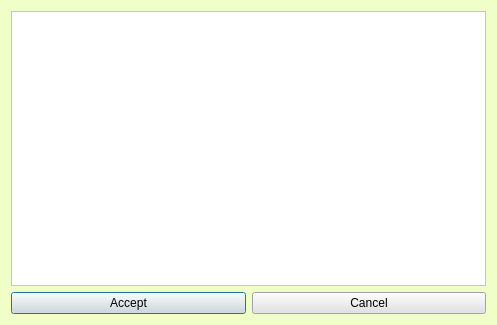
<?xml version="1.0" encoding="UTF-8"?>
<ui version="4.0">
 <class>Configurations_Dialog</class>
 <widget class="QDialog" name="Configurations_Dialog">
  <property name="geometry">
   <rect>
    <x>0</x>
    <y>0</y>
    <width>497</width>
    <height>325</height>
   </rect>
  </property>
  <property name="windowTitle">
   <string>Configurations</string>
  </property>
  <property name="styleSheet">
   <string notr="true">background-color: rgb(240, 255, 200);</string>
  </property>
  <layout class="QGridLayout" name="gridLayout">
   <item row="0" column="0" colspan="2">
    <widget class="QPlainTextEdit" name="plainTextEdit_config">
     <property name="minimumSize">
      <size>
       <width>300</width>
       <height>150</height>
      </size>
     </property>
     <property name="font">
      <font>
       <pointsize>10</pointsize>
      </font>
     </property>
     <property name="styleSheet">
      <string notr="true">background-color: rgb(255, 255, 255);</string>
     </property>
    </widget>
   </item>
   <item row="1" column="0">
    <widget class="QPushButton" name="Accept_conf_Button">
     <property name="font">
      <font>
       <pointsize>9</pointsize>
      </font>
     </property>
     <property name="styleSheet">
      <string notr="true">background-color: rgb(226, 226, 226);</string>
     </property>
     <property name="text">
      <string>Accept</string>
     </property>
    </widget>
   </item>
   <item row="1" column="1">
    <widget class="QPushButton" name="Reject_conf_Button">
     <property name="font">
      <font>
       <pointsize>9</pointsize>
      </font>
     </property>
     <property name="styleSheet">
      <string notr="true">background-color: rgb(226, 226, 226);</string>
     </property>
     <property name="text">
      <string>Cancel</string>
     </property>
    </widget>
   </item>
  </layout>
 </widget>
 <resources/>
 <connections/>
</ui>
